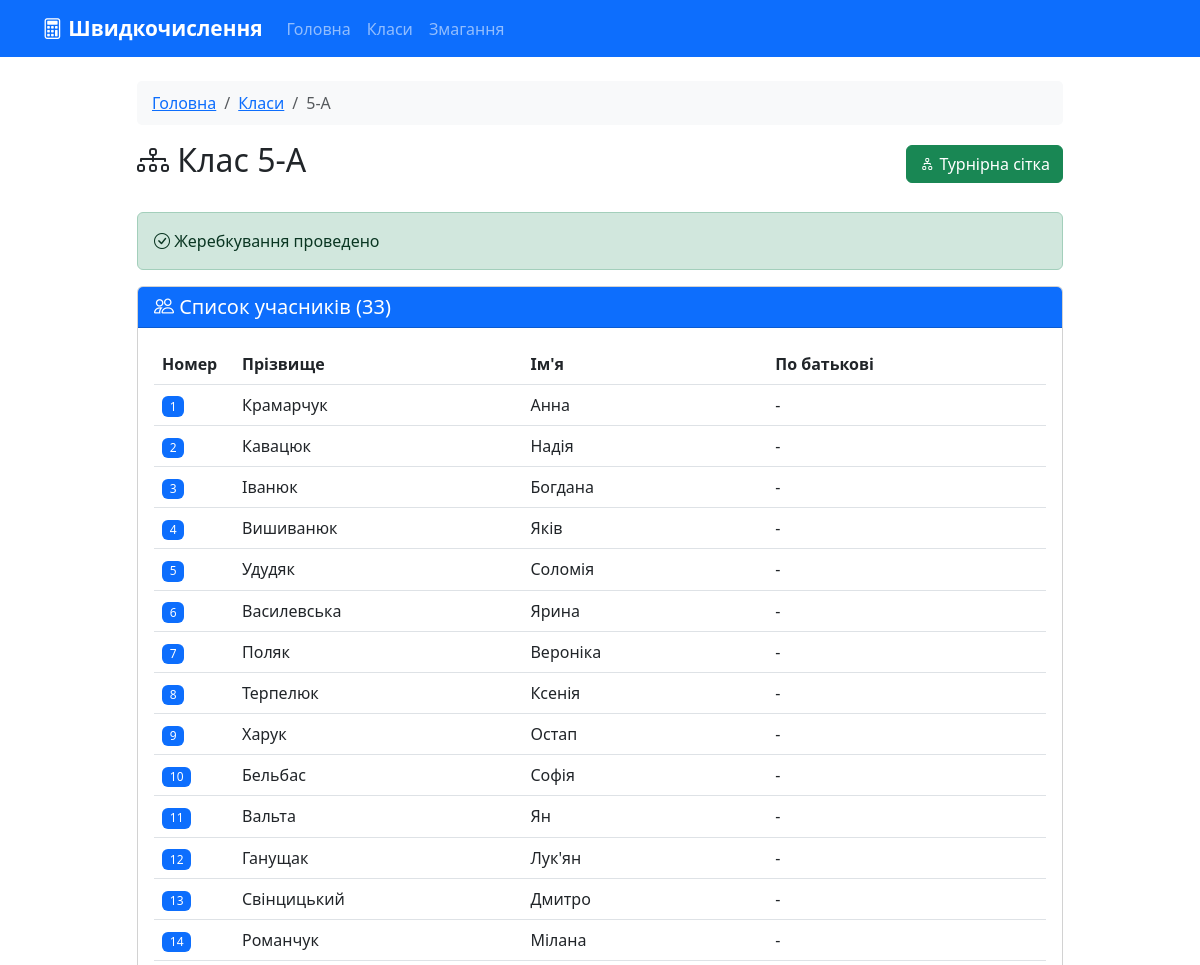
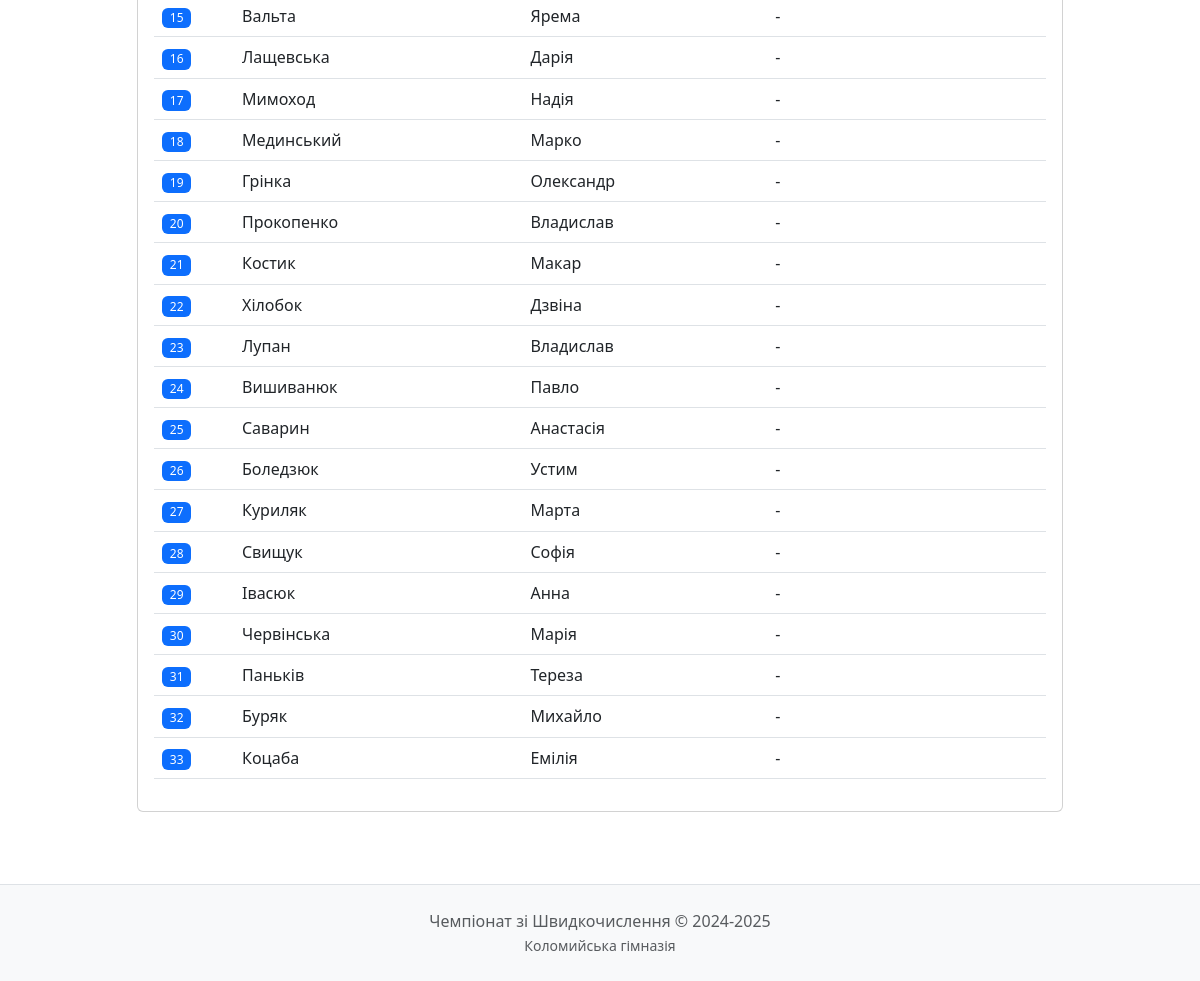
The app's page /class/5-А with its own data (2 pictures, top to bottom).
### models.py (models this page shows, shortened)
class Student(db.Model):
    id = db.Column(db.Integer, primary_key=True)
    first_name = db.Column(db.String(50), nullable=False)
    last_name = db.Column(db.String(50), nullable=False)
    patronymic = db.Column(db.String(50))
    class_name = db.Column(db.String(10), nullable=False)
    seed = db.Column(db.Integer)
    rating = db.Column(db.Integer, default=0)
    has_bye = db.Column(db.Boolean, default=False)
    home_matches = db.relationship('Match', foreign_keys='Match.student1_id', backref='student1', lazy=True)
    away_matches = db.relationship('Match', foreign_keys='Match.student2_id', backref='student2', lazy=True)

### app.py (the view)
@app.route('/class/<class_name>')
def class_detail(class_name):
    students = Student.query.filter_by(class_name=class_name).order_by(Student.seed).all()
    has_draw = any(s.seed is not None for s in students)
    return render_template('class_detail.html',
                         class_name=class_name,
                         students=students,
                         has_draw=has_draw)

### templates/class_detail.html (shortened to what this page needs)
{% extends "base.html" %}
{% block content %}
<div class="row">
    <div class="col-md-10 mx-auto">
        <nav aria-label="breadcrumb">
            <ol class="breadcrumb">
                <li class="breadcrumb-item"><a href="{{ url_for('index') }}">Головна</a></li>
                <li class="breadcrumb-item"><a href="{{ url_for('classes') }}">Класи</a></li>
                <li class="breadcrumb-item active">{{ class_name }}</li>
            </ol>
        </nav>
        <div class="d-flex justify-content-between align-items-center mb-4">
            <h2><i class="bi bi-diagram-3"></i> Клас {{ class_name }}</h2>
            <a href="{{ url_for('bracket', class_name=class_name) }}" class="btn btn-success">
                <i class="bi bi-diagram-2"></i> Турнірна сітка
            </a>
        </div>
        {% if has_draw %}
        <div class="alert alert-success">
            <i class="bi bi-check-circle"></i> Жеребкування проведено
        </div>
        {% else %}
        <div class="alert alert-warning">
            <i class="bi bi-exclamation-triangle"></i> Жеребкування ще не проведено
        </div>
        {% endif %}
        <div class="card">
            <div class="card-header bg-primary text-white">
                <h5 class="mb-0">
                    <i class="bi bi-people"></i> Список учасників ({{ students|length }})
                </h5>
            </div>
            <div class="card-body">
                {% if students %}
                <div class="table-responsive">
                    <table class="table table-hover">
                        <thead>
                            <tr>
                                {% if has_draw %}
                                <th width="80">Номер</th>
                                {% else %}
                                <th width="80">№</th>
                                {% endif %}
                                <th>Прізвище</th>
                                <th>Ім'я</th>
                                <th>По батькові</th>
                            </tr>
                        </thead>
                        <tbody>
                            {% for student in students %}
                            <tr>
                                <td>
                                    {% if student.seed %}
                                        <span class="badge bg-primary">{{ student.seed }}</span>
                                    {% else %}
                                        {{ loop.index }}
                                    {% endif %}
                                </td>
                                <td>{{ student.last_name }}</td>
                                <td>{{ student.first_name }}</td>
                                <td>{{ student.patronymic or '-' }}</td>
                            </tr>
                            {% endfor %}
                        </tbody>
                    </table>
                </div>
                {% else %}
                <p class="text-muted text-center mb-0">Немає учасників</p>
                {% endif %}
            </div>
        </div>
    </div>
</div>
{% endblock %}

### static/css/style.css (style rules this page uses)
body { min-height: 100vh; display: flex; flex-direction: column; }
.card { transition: transform 0.2s, box-shadow 0.2s; }
.badge { font-weight: 500; }
.card, .alert { animation: fadeIn 0.3s ease-out; }
.btn { transition: all 0.2s; }
.breadcrumb { background: #f8f9fa; padding: 10px 15px; border-radius: 5px; }

### records on screen
Student: seed "1", last_name "Крамарчук", first_name "Анна", patronymic "-"
Student: seed "2", last_name "Кавацюк", first_name "Надія", patronymic "-"
Student: seed "3", last_name "Іванюк", first_name "Богдана", patronymic "-"
Student: seed "4", last_name "Вишиванюк", first_name "Яків", patronymic "-"
Student: seed "5", last_name "Удудяк", first_name "Соломія", patronymic "-"
Student: seed "6", last_name "Василевська", first_name "Ярина", patronymic "-"
Student: seed "7", last_name "Поляк", first_name "Вероніка", patronymic "-"
Student: seed "8", last_name "Терпелюк", first_name "Ксенія", patronymic "-"
Student: seed "9", last_name "Харук", first_name "Остап", patronymic "-"
Student: seed "10", last_name "Бельбас", first_name "Софія", patronymic "-"
Student: seed "11", last_name "Вальта", first_name "Ян", patronymic "-"
Student: seed "12", last_name "Ганущак", first_name "Лук'ян", patronymic "-"
Student: seed "13", last_name "Свінцицький", first_name "Дмитро", patronymic "-"
Student: seed "14", last_name "Романчук", first_name "Мілана", patronymic "-"
Student: seed "15", last_name "Вальта", first_name "Ярема", patronymic "-"
Student: seed "16", last_name "Лащевська", first_name "Дарія", patronymic "-"
Student: seed "17", last_name "Мимоход", first_name "Надія", patronymic "-"
Student: seed "18", last_name "Мединський", first_name "Марко", patronymic "-"
Student: seed "19", last_name "Грінка", first_name "Олександр", patronymic "-"
Student: seed "20", last_name "Прокопенко", first_name "Владислав", patronymic "-"
Student: seed "21", last_name "Костик", first_name "Макар", patronymic "-"
Student: seed "22", last_name "Хілобок", first_name "Дзвіна", patronymic "-"
Student: seed "23", last_name "Лупан", first_name "Владислав", patronymic "-"
Student: seed "24", last_name "Вишиванюк", first_name "Павло", patronymic "-"
Student: seed "25", last_name "Саварин", first_name "Анастасія", patronymic "-"
Student: seed "26", last_name "Боледзюк", first_name "Устим", patronymic "-"
Student: seed "27", last_name "Куриляк", first_name "Марта", patronymic "-"
Student: seed "28", last_name "Свищук", first_name "Софія", patronymic "-"
Student: seed "29", last_name "Івасюк", first_name "Анна", patronymic "-"
Student: seed "30", last_name "Червінська", first_name "Марія", patronymic "-"
Student: seed "31", last_name "Паньків", first_name "Тереза", patronymic "-"
Student: seed "32", last_name "Буряк", first_name "Михайло", patronymic "-"
Student: seed "33", last_name "Коцаба", first_name "Емілія", patronymic "-"

### other values on screen
{{ class_name }} "5-А"
{{ students|length }} "33"
